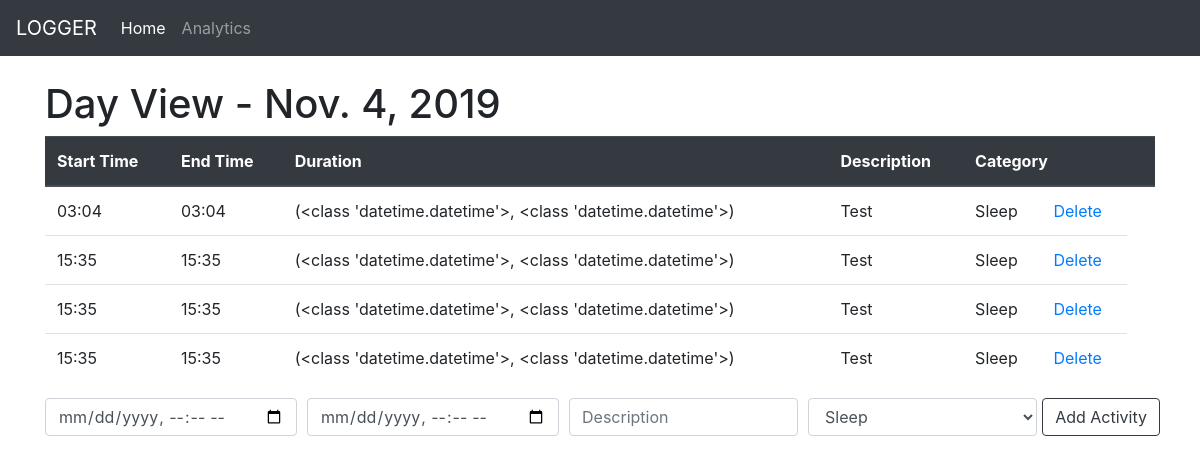
Page /19/ on the committed database.
### logbook/models.py (models this page shows, shortened)
class Day(models.Model):
    entryDate = models.DateField('Date of Day')

class Activity(models.Model):
    CATEGORY_CHOICES = (
        ('Sleep','SLEEP'),
        ('Academics','ACADEMICS'),
        ('Leisure','LEISURE'),
        ('Mental Health','MENTAL HEALTH'),
        ('Personal Development', 'PERSONAL DEVELOPMENT'),
        ('Professional Development', 'PROFESSIONAL DEVELOPMENT'),
        ('Operational', 'OPERATIONAL'),
        ('Excercise', 'EXCERCISE'),
        ('Health', 'HEALTH')
    )
    day = models.ForeignKey(Day, on_delete=models.CASCADE)
    startTime = models.DateTimeField(default=datetime.datetime.now(), blank=True)
    endTime = models.DateTimeField(default=datetime.datetime.now(), blank=True)
    description = models.CharField(max_length=200)
    category = models.CharField(max_length=50, choices=CATEGORY_CHOICES)
    def get_duration(self):
        return type(self.startTime), type(self.endTime)

### logbook/views.py (the view)
# urls.py: path('<int:day_id>/', views.dayView, name='day-view'),
def dayView(request, day_id):
    day = get_object_or_404(Day, id=day_id)
    if request.method == 'POST':
        p = request.POST.copy()
        form = ActivityForm(p)
        form.data["startTime"] = arrow.get(request.POST["startTime"],'YYYY-MM-DDTHH:mm').datetime
        form.data["endTime"] = arrow.get(request.POST["endTime"],'YYYY-MM-DDTHH:mm').datetime
        print(form.data)
        if form.is_valid():
            activity = Activity()
            activity.day = day
            activity.startTime = arrow.get(request.POST["startTime"],'YYYY-MM-DDTHH:mm').datetime
            print(type(activity.startTime))
            activity.endTime = arrow.get(request.POST["endTime"],'YYYY-MM-DDTHH:mm').datetime
            print(type(activity.endTime))
            activity.description = form.cleaned_data["description"]
            activity.category = form.cleaned_data["category"]
            activity.save()
            messages.success(request, ('Activity has been added!'))
            return render(request, 'logbook/day-detail.html', {'day': day})
        else:
            messages.error(request, ('Error: Try again.'))
            return render(request, 'logbook/day-detail.html', {'day': day})
    else:
        return render(request, 'logbook/day-detail.html', {'day': day})

### logbook/templates/logbook/day-detail.html (shortened to what this page needs)
{% extends 'logbook/base.html' %}
{% block content %}
<h1> Day View - {{ day.entryDate}}</h1>
<div class="table-responsive">
<table class='table table-hover'>
    <thead class='thead-dark'>
        <tr>
            <th>Start Time</th>
            <th>End Time</th>
            <th>Duration</th>
            <th>Description</th>
            <th colspan="2">Category</th>
            <th></th>
        </tr>
    </thead>
    {% for activity in day.activity_set.all %}
        <tr>
            <td>{{ activity.startTime | date:'H:i' }}</td>
            <td>{{ activity.endTime | date:'H:i' }}</td>
            <td>{{ activity.get_duration}}</td>
            <td>{{ activity.description }}</td>
            <td>{{ activity.category }}</td>
            <td> <a href="{% url 'logbook:delete-activity' activity.id %}">Delete</a> </td>
        </tr>
    {% endfor %}
</table>
</div>
<div>
    <form method="POST">
        <div class="form-row">
            <div class="col">
                <input type="datetime-local" class="form-control" placeholder="Start Time" name="startTime">
            </div>
            <div class="col">
                <input type="datetime-local" class="form-control" placeholder="End Time" name="endTime">
            </div>
            <div class="col">
                    <input type="text" class="form-control" placeholder="Description" name="description">
            </div>
            <div class="col">
                    <select id = "category" class="form-control" name="category">
                            <option value = "Sleep">Sleep</option>
                    </select>
            </div>
            <button class="btn btn-outline-dark my-2 my-sm-0" type="submit">Add Activity</button>
        </div>
    </form>
</div>
{% endblock %}

### rows in the picture
Day: entryDate "Nov. 4, 2019"
Activity: startTime "03:04", endTime "03:04", get_duration "(<class 'datetime.datetime'>, <class 'datetime.datetime'>)", description "Test", category "Sleep"
Activity: startTime "15:35", endTime "15:35", get_duration "(<class 'datetime.datetime'>, <class 'datetime.datetime'>)", description "Test", category "Sleep"
Activity: startTime "15:35", endTime "15:35", get_duration "(<class 'datetime.datetime'>, <class 'datetime.datetime'>)", description "Test", category "Sleep"
Activity: startTime "15:35", endTime "15:35", get_duration "(<class 'datetime.datetime'>, <class 'datetime.datetime'>)", description "Test", category "Sleep"
